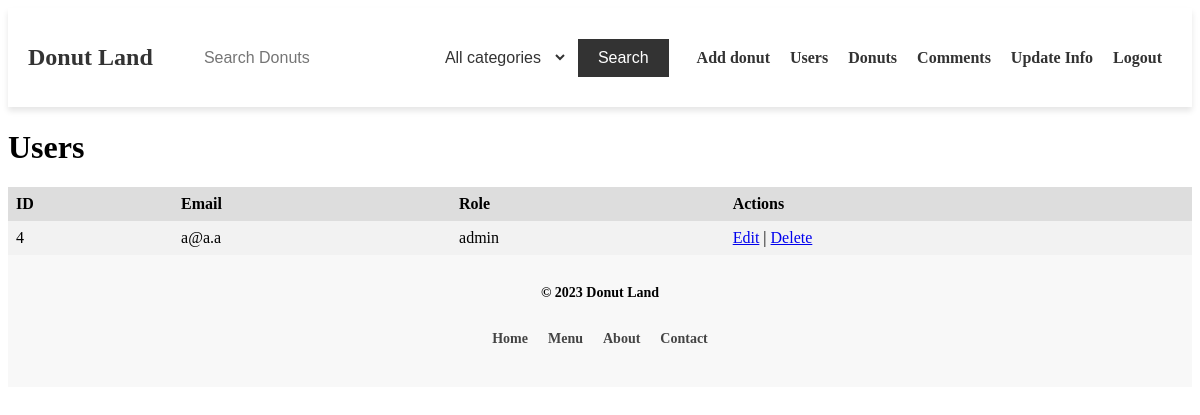
/admin/users.php (signed in), run on an earlier commit of the app's database.
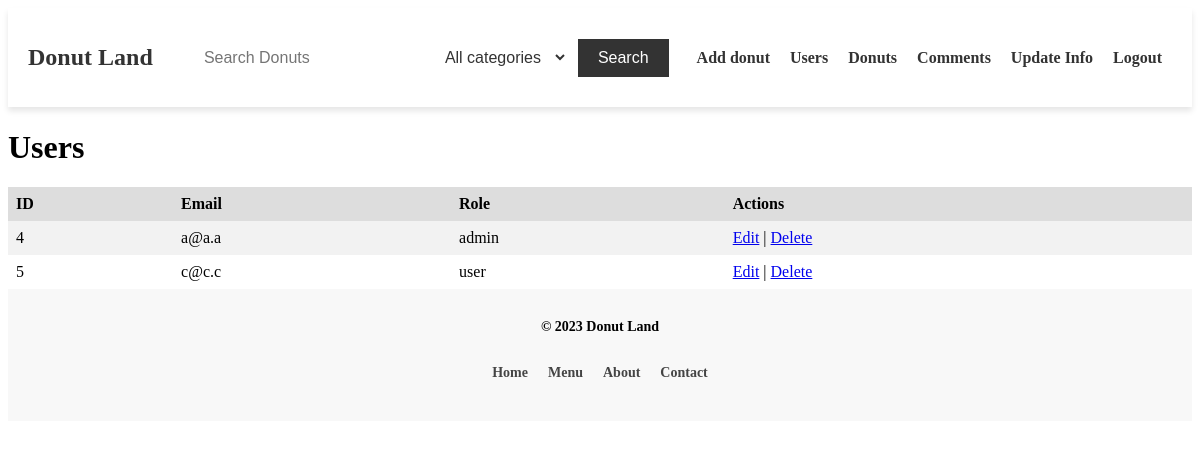
And on a later commit of the database.
### tables this page shows
CREATE TABLE `users` (
  `id` int(11) NOT NULL,
  `name` varchar(30) NOT NULL,
  `email` varchar(100) NOT NULL,
  `password` varchar(100) NOT NULL,
  `role` varchar(10) NOT NULL,
  `created_at` timestamp NOT NULL DEFAULT current_timestamp() ON UPDATE current_timestamp()
);

### admin/users.php (the view, shortened to what this page needs)
<!DOCTYPE html>
<html lang="en">
<head>
  <link rel="stylesheet" href="/styles/admin/user/users.css">
</head>
<body>
  <?php include '../header.php';?>
<?php
  require_once '../database/connect.php';
  $sql = 'SELECT * FROM users;';
  $stmt = $pdo->prepare($sql);
  $stmt->execute();
  $users = $stmt->fetchAll(PDO::FETCH_ASSOC);
  echo '<h1>Users</h1>';
  echo '<table>';
  echo '<tr><th>ID</th><th>Email</th><th>Role</th><th>Actions</th></tr>';
  foreach ($users as $user) {
    echo '<tr>';
    echo '<td>' . $user['id'] . '</td>';
    echo '<td>' . $user['email'] . '</td>';
    echo '<td>' . $user['role'] . '</td>';
    echo '<td><a href="./edit_user?id='.$user['id'].'">Edit</a> | <a href="../scripts/user/delete?id='.$user['id'].'">Delete</a></td>';
    echo '</tr>';
  }
  echo '</table>';
?>
  <?php include '../footer.php';?>
</body>
</html>

What changed in the data, as far as the page shows it:
added users: id "5", email "c@c.c", role "user"
